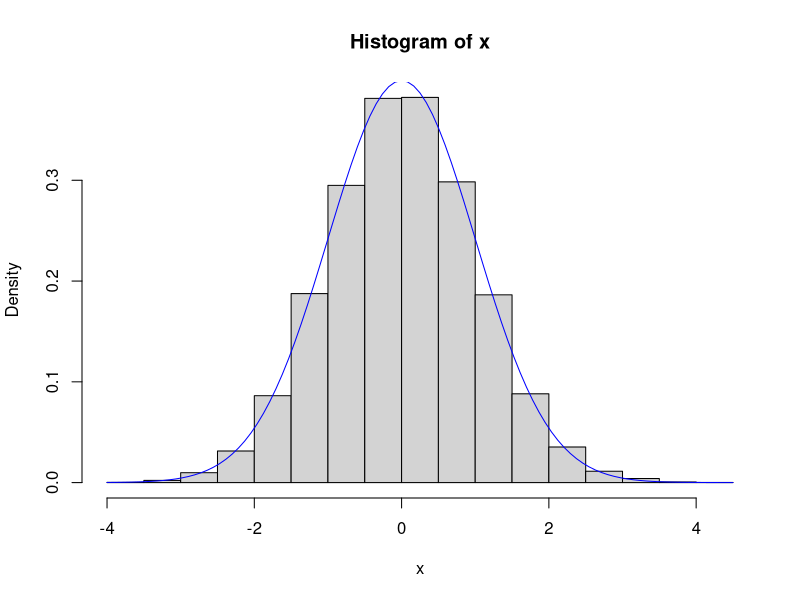
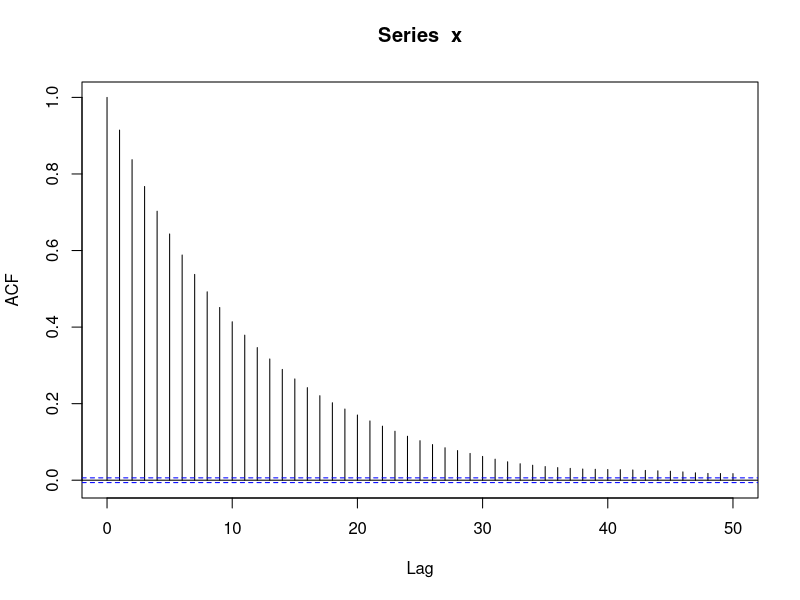
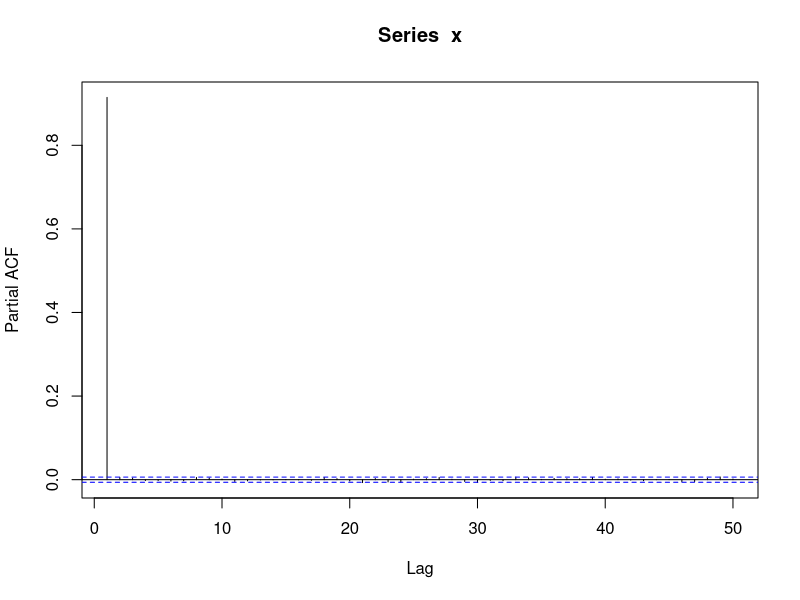
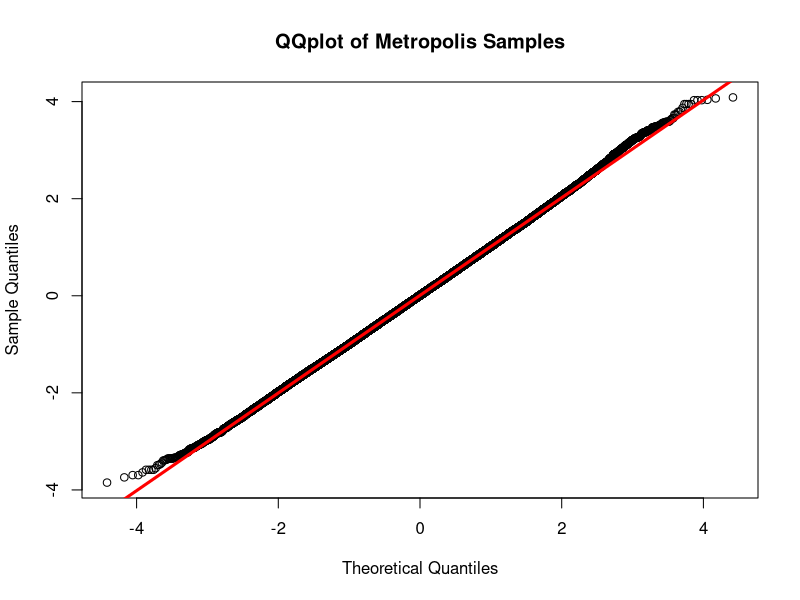
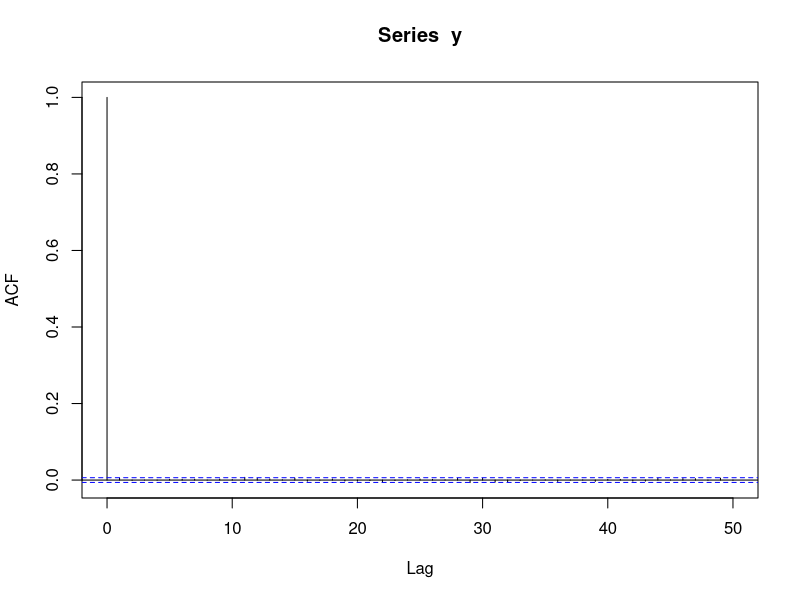
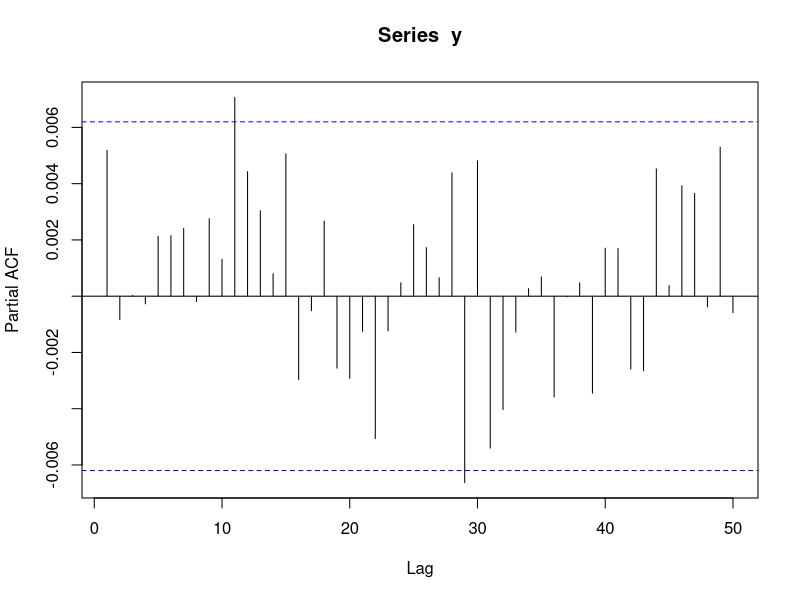
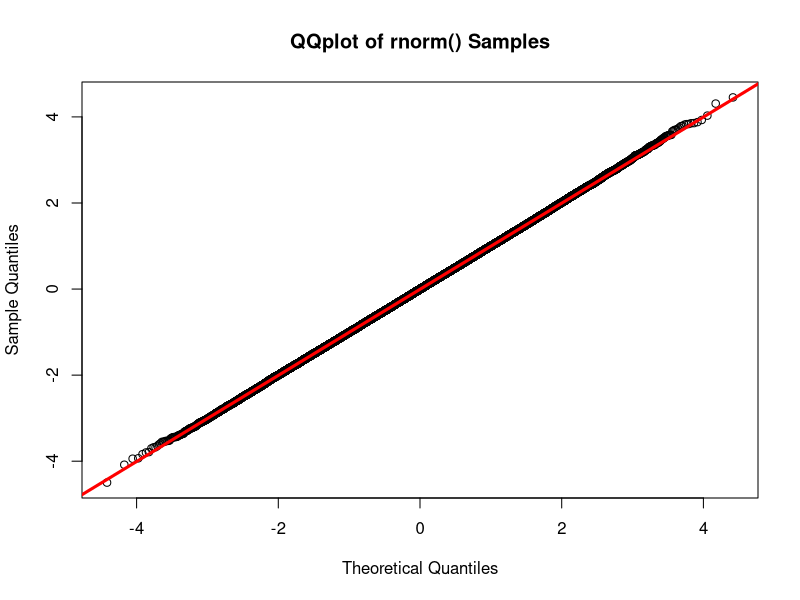
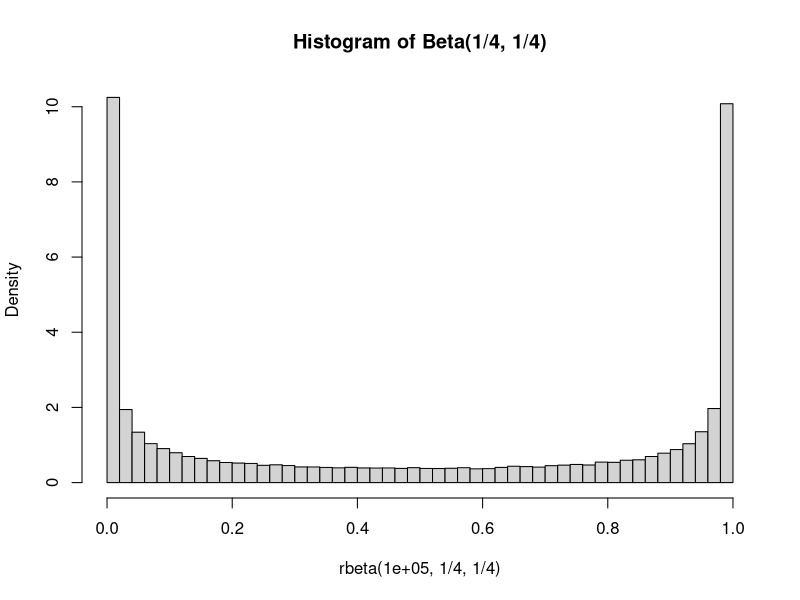

Here is the R script that generated these plots, in order: (Note: this script raises an error after producing the figures.)
#For this sampler we need
#1) the pdf of the target distribution (what we're trying to explore)
#2) the pdf of the proposal distribution q (how we find the next point in the 
#Markov chain from the current point)
#3) a function to generate points from the proposal distribution, given the current point

#In this example we're trying to get samples from a N(0,1) using a N(0, 0.1). 
#You can chang the proposal distribution if you like.
geneq = function(x){ #this function gets numbers from our proposal distribution q
  rnorm(1, mean=x, sd = 0.5) #try changing the sd for this distribution
}
q = function(x, y){ #the pdf of q
  dnorm(y, mean=x, sd=0.5)#try changing the sd for this distribution.
}
f = function(x){ #the pdf of f - the target distribution
  dnorm(x, mean=0, sd = 1)
}

Nsim = 1e5
x = rep(0, Nsim) #start at x[1]==0... this doesn't matter too much
for(t in 1:(Nsim-1)){
  y = geneq(x[t])
  r = runif(1)
  # if(r < min(1, f(y)*q(y,x[t])/(f(x[t])*q(x[t],y))))
  if(r < min(1, f(y) / f(x[t]) )) #same as above if q(x,y) == q(y,x), i.e. q is symmetric
  {
    x[t+1] = y
  } else x[t+1] = x[t]
}
hist(x, freq=FALSE)
curve(dnorm(x), add=TRUE, col='blue')
acf(x) #Sequential samples are VERY correlated with each other. But we probably don't care.
pacf(x)
qqnorm(x, main='QQplot of Metropolis Samples'); qqline(x, lwd=3, col='red')

#how does this compare to normal data generated directly from rnorm()?
y=rnorm(Nsim)
acf(y)
pacf(y)
qqnorm(y, main='QQplot of rnorm() Samples'); qqline(y, lwd=3, col='red')

#What if f() is not uni-modal Can the MH sampler still sample from the whole distribution??
#Let's say that f() is rbeta(1/4, 1/4). We'll keep our q as normal, but narrow it to SD=0.25
hist(rbeta(1e5, 1/4, 1/4), breaks=50, freq=FALSE,
     main = 'Histogram of Beta(1/4, 1/4)') #FYI. Note that it's bi-modal.

geneq = function(x){#this function gets numbers from our proposal distribution q
  rnorm(1, mean=x, sd=0.25)
}
q = function(x, y){#the pdf of q
  dnorm(y, mean=x, sd=0.25)
}
f = function(x){#the pdf of f - the target distribution
  dbeta(x, .25, .25)
}
Nsim = 1e4
x = rep(0, Nsim)
#start at 0.5 because if we start outside at 0 or 1 (or outside those bounds) it will never move - f(x) will always be 0
for(t in 1:(Nsim-1)){
  y = geneq(x[t])
  r = runif(1)
  # if(r < min(1, f(y)*q(y,x[t])/(f(x[t])*q(x[t],y))))
  if(r < min(1, f(y) / f(x[t])) ) #same as above if q(x,y) == q(y,x), i.e. q is symmetric
  {
    x[t+1] = y
  } else x[t+1] = x[t]
}
hist(x, freq=FALSE)
curve(dbeta(x, 1/4, 1/4), add=TRUE, col='blue')
#is the distribution lopsided? Why? Does increasing Nsim change that?
acf(x)
